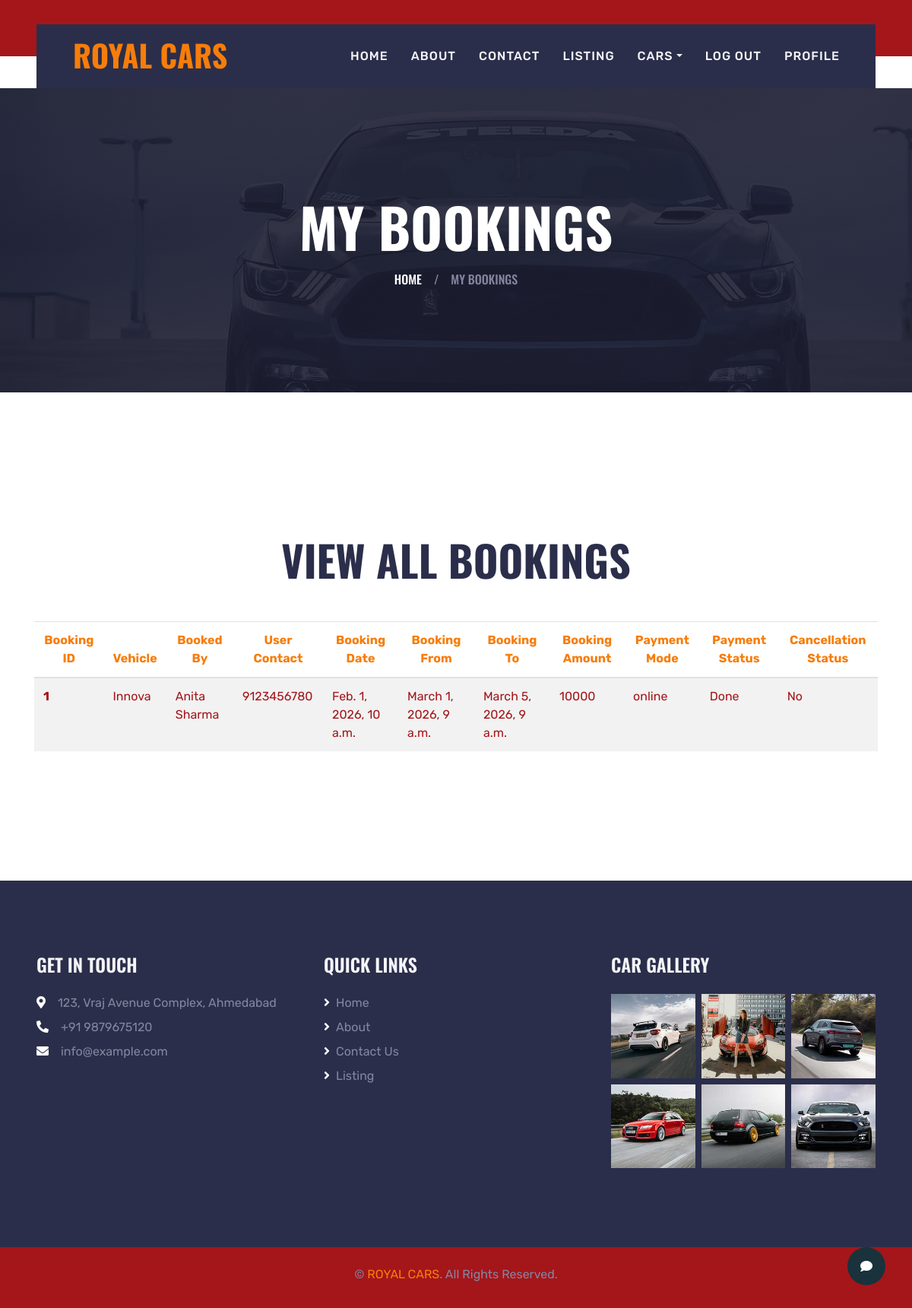
/ownerbookings (signed in), run on the app's committed database.
### myapp/models.py (models this page shows, shortened)
class Booking(models.Model):
    user = models.ForeignKey(login_table, on_delete=models.CASCADE)
    vehicle = models.ForeignKey(Vehicle, on_delete=models.CASCADE)
    booking_date = models.DateTimeField(auto_now_add=True)
    is_confirmed = models.BooleanField(default=False)
    booking_from = models.DateTimeField()
    booking_to = models.DateTimeField()
    booking_amount = models.IntegerField(default=0)
    pmlist = (
        ("online", "online"),
        ("offline", "offline")
    )
    payment_mode = models.CharField(max_length=255, choices=pmlist, default="")
    pslist = (
        ("Pending", "Pending"),
        ("Done", "Done"),
        ("Offline", "Offline"),
    )
    payment_status = models.CharField(max_length=255, choices=pslist, default="")
    cancellation_status = models.CharField(max_length=255, default="No")

class Vehicle(models.Model):
    vendor = models.ForeignKey(login_table, on_delete=models.CASCADE)
    company = models.CharField(max_length=255)
    model_name = models.CharField(max_length=255)
    model_year = models.CharField(max_length=255)
    rent_perday = models.IntegerField()
    location = models.CharField(max_length=255)
    area = models.ForeignKey(Area, on_delete=models.CASCADE)
    city = models.ForeignKey(City, on_delete=models.CASCADE)
    state = models.ForeignKey(State, on_delete=models.CASCADE)
    model_photo = models.ImageField(upload_to="photos")
    rc_book = models.FileField(upload_to="pdfs",default="", null=True, blank=True)
    def photos(self):
        return mark_safe('<img src ="{}" width ="100"/>'.format(self.model_photo.url))
    photos.allow_tags = True
    def __str__(self):
        return self.model_name

class login_table(models.Model):
    name = models.CharField(max_length=100)
    email_id=models.EmailField()
    phone_no=models.CharField(max_length=15)
    password = models.CharField(max_length=300, default="admin")
    photo = models.ImageField(upload_to="photos")
    dob = models.DateField()
    address = models.TextField()
    def photos(self):
        return mark_safe('<img src ="{}" width ="100"/>'.format(self.photo.url))
    photos.allow_tags = True
    ROLE = (
        ("Lessor", "Lessor"),
        ("Lessee", "Lessee")
    )
    usertype = models.CharField(max_length=100,choices=ROLE)
    is_verified = models.BooleanField(default=False)
    comments = models.CharField(max_length=100,default="")
    def __str__(self):
        return self.name

### myapp/views.py (the view)
# urls.py: path('ownerbookings', views.ownerbookings, name='ownerbookings'),
def ownerbookings(request):
    try:
        uid = request.session['log_id']
        userdata = login_table.objects.get(id=uid)
        Owner = False
        if userdata.usertype == "Lessor":
            Owner = True
            print(userdata.usertype)
        statedetail = State.objects.all()
        citydetail = City.objects.all()
        areadetail = Area.objects.all()
        mycardata = Vehicle.objects.filter(vendor=login_table(id=uid))
        print(mycardata)
        try:
            bookingdata = Booking.objects.filter(vehicle__in=mycardata)
        except Booking.DoesNotExist:
            bookingdata = None
        print(bookingdata)
        context = {
            'userdata': userdata,
            'Owner': Owner,
            'statedetail': statedetail,
            'citydetail': citydetail,
            'areadetail': areadetail,
            'bookingdata': bookingdata,
        }
        return render(request, 'ownerbookings.html', context)
    except:
        pass
    return render(request,'ownerbookings.html')

### myapp/templates/ownerbookings.html (shortened to what this page needs)
{% extends 'basic.html' %}
{% load static %}
{% block body %}
    <div class="container-fluid page-header">
        <h1 class="display-3 text-uppercase text-white mb-3">My Bookings</h1>
        <div class="d-inline-flex text-white">
            <h6 class="text-uppercase m-0"><a class="text-white" href="/">Home</a></h6>
            <h6 class="text-body m-0 px-3">/</h6>
            <h6 class="text-uppercase text-body m-0">My Bookings</h6>
        </div>
    </div>
    <div class="container-fluid py-5">
        <div class="container pt-5 pb-3">
            <h1 class="display-4 text-uppercase text-center mb-5">View All Bookings</h1>
            <table class="table table-striped">
          <thead class="text-primary text-center">
            <tr>
              <th scope="col">Booking ID</th>
              <th scope="col">Vehicle</th>
              <th scope="col">Booked By</th>
              <th scope="col">User Contact</th>
              <th scope="col">Booking Date</th>
              <th scope="col">Booking From</th>
              <th scope="col">Booking To</th>
              <th scope="col">Booking Amount</th>
              <th scope="col">Payment Mode</th>
              <th scope="col">Payment Status</th>
              <th scope="col">Cancellation Status</th>
            </tr>
          </thead>
          <tbody class="text-dark">
          {% for mb in bookingdata %}
            <tr>
              <th scope="row">{{mb.id}}</th>
              <td>{{mb.vehicle}}</td>
              <td>{{mb.user}}</td>
              <td>{{mb.user.phone_no}}</td>
              <td>{{mb.booking_date}}</td>
              <td>{{mb.booking_from}}</td>
              <td>{{mb.booking_to}}</td>
              <td>{{mb.booking_amount}}</td>
              <td>{{mb.payment_mode}}</td>
              <td>{{mb.payment_status}}</td>
              <td>{{mb.cancellation_status}}</td>
            </tr>
          {% endfor %}
          </tbody>
        </table>
        </div>
    </div>
{% endblock %}

### myapp/static/css/style.css (style rules this page uses)
:root { --primary: #19323c; --secondary: #ba181b; --light: #F4F5F8; --dark: #a4161a ; }
h1, h2, .font-weight-bold { font-weight: 700 !important; }
h5, h6, .font-weight-medium { font-weight: 500 !important; }
.page-header { height: 400px; margin-bottom: 90px; display: flex; flex-direction: column; align-items: center; justify-content: center; background: linear-gradient(rgba(28, 30, 50, .9), rgba(28, 30, 50, .9)), url(../img/bg-banner.jpg); background-attachment: fixed; }

### data on the page
Booking: id "1", vehicle "Innova", user "Anita Sharma", user.phone_no "9123456780", booking_date "Feb. 1, 2026, 10 a.m.", booking_from "March 1, 2026, 9 a.m.", booking_to "March 5, 2026, 9 a.m.", booking_amount "10000", payment_mode "online", payment_status "Done", cancellation_status "No"
